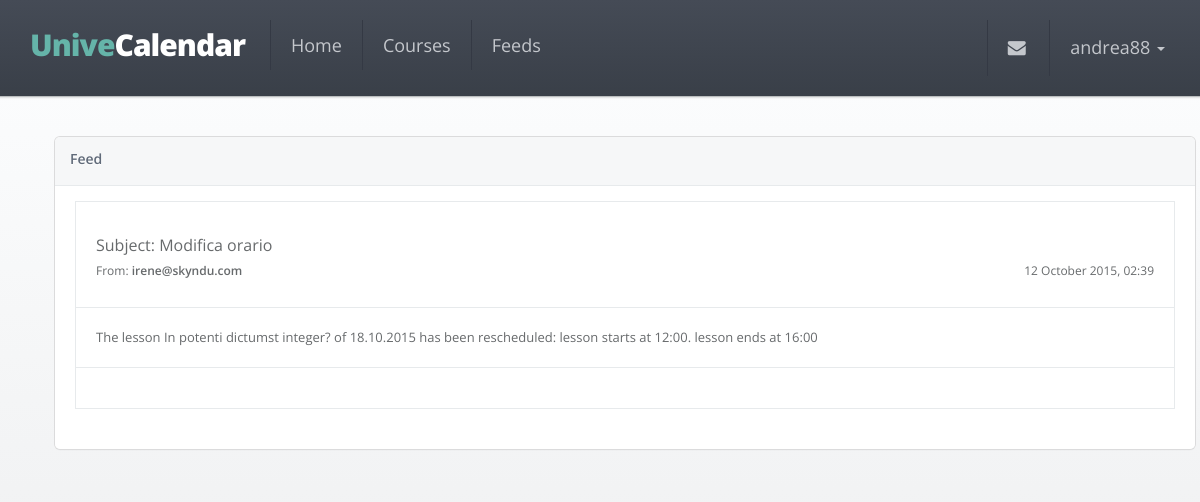
The page /feed/7 (signed in) on the database its author committed.
### app/models.py (models this page shows, shortened)
class User(UserMixin, db.Model):
    __tablename__ = 'users'
    id = db.Column(db.Integer, primary_key=True)
    email = db.Column(db.String(64), unique=True)
    username = db.Column(db.String(64), unique=True)
    password_hash = db.Column(db.String(128))
    confirmed = db.Column(db.Boolean, default=False)
    member_since = db.Column(db.DateTime(), default=datetime.utcnow)
    last_seen = db.Column(db.DateTime(), default=datetime.utcnow)
    avatar_hash = db.Column(db.String(32))
    telegram_chat_id = db.Column(db.String(64))
    courses = db.relationship('Course',
                              backref='user_id',
                              secondary=follows,
                              lazy='dynamic')
    feeds = db.relationship('Feed',
                            backref='user_id',
                            secondary=reads,
                            lazy='dynamic')
    @property
    def password(self):
        raise AttributeError('Not readable')
    def read(self, feed):
        if not self.has_read(feed):
            self.feeds.append(feed)
            db.session.add(feed)
            db.session.commit()
            return True
        return False
    def has_read(self, feed):
        return self.feeds.filter_by(id=feed.id).first() is not None
    def ping(self):
        self.last_seen = datetime.utcnow()
        db.session.add(self)

class Feed(db.Model):
    __tablename__ = 'feeds'
    id = db.Column(db.Integer, primary_key=True)
    title = db.Column(db.String(64))
    body = db.Column(db.Text)
    timestamp = db.Column(db.DateTime, index=True, default=datetime.utcnow)
    professor_id = db.Column(db.Integer, db.ForeignKey('professors.id'))
    users = db.relationship('User',
                            secondary=reads,
                            backref=db.backref('feed_id', lazy='dynamic'),
                            lazy='dynamic')
    @property
    def author(self):
        return self.professor.first_name + ' ' + self.professor.last_name
    @property
    def contact(self):
        return self.professor.email
    @property
    def gravatar(self):
        return self.professor.gravatar()

class Professor(db.Model):
    __tablename__ = 'professors'
    id = db.Column(db.Integer, primary_key=True)
    first_name = db.Column(db.String(64))
    last_name = db.Column(db.String(64))
    email = db.Column(db.String(64), unique=True)
    avatar_hash = db.Column(db.String(32))
    courses = db.relationship('Course',
                              backref='professor',
                              lazy='joined')
    feeds = db.relationship('Feed',
                            backref='professor',
                            lazy='dynamic')
    def gravatar(self, size=100, default='identicon', rating='g'):
        if request.is_secure:
            url = 'https://secure.gravatar.com/avatar'
        else:
            url = 'http://www.gravatar.com/avatar'
        hash = self.avatar_hash or hashlib.md5(
            self.email.encode('utf-8')).hexdigest()
        return '{url}/{hash}?s={size}&d={default}&r={rating}'.format(
            url=url, hash=hash, size=size, default=default, rating=rating)

### app/main/views.py (the view)
@main.route('/feed/<int:id>')
@login_required
def feed(id):
    feed = Feed.query.get_or_404(id)
    current_user.read(feed)
    return render_template('feed.html', feed=feed)

### app/auth/views.py (called while the page is built)
@auth.before_app_request
def before_request():
    if current_user.is_authenticated:
        current_user.ping()
        if not current_user.confirmed \
                and request.endpoint[:5] != 'auth.' \
                and request.endpoint != 'static':
            return redirect(url_for('auth.unconfirmed'))

### app/main/views.py (called while the page is built)
@babel.localeselector
def get_locale():
    return request.accept_languages.best_match(
        current_app.config['LANGUAGES'].keys())

@main.after_app_request
def after_request(response):
    for query in get_debug_queries():
        if query.duration >= current_app.config['SLOW_DB_QUERY_TIME']:
            current_app.logger.warning(
                'Slow query: %s\nParameters: %s\nDuration: %fs\nContext: %s\n'
                % (query.statement, query.parameters, query.duration,
                   query.context))
    return response

@main.before_request
@login_required
def before_request():
    g.unread = count_unread_feeds()
    g.latest = get_latest_feeds(3)
    g.locale = get_locale()

def user_feeds_query():
    if not current_user.courses.count():
        return
    professor_ids = set([c.professor_id for c in current_user.courses])
    return Feed.query.filter(Feed.professor_id.in_(professor_ids))

def get_latest_feeds(n=5):
    query = user_feeds_query()
    if query is not None:
        return query.order_by(Feed.timestamp.desc()).limit(n).all()

def count_unread_feeds():
    query = user_feeds_query()
    if query is not None:
        return query.filter(~Feed.users.contains(current_user)).count()

### app/models.py (called while the page is built)
@login_manager.user_loader
def load_user(user_id):
    return User.query.get(int(user_id))

### app/templates/feed.html (shortened to what this page needs)
{% extends 'base.html' %}
{% set active_page='Feed' %}
{% block content %}
    <div class="row">
        <div class="col-lg-12 animated fadeInRight">
            <div class="ibox float-e-margins">
                <div class="ibox-title">
                    <h5>{{ gettext('Feed') }}</h5>
                </div>
                <div class="ibox-content">
                    <div class="mail-box-header">
                        <div class="mail-tools tooltip-demo">
                            <h3>
                                <span class="font-noraml">{{ gettext('Subject:') }} {{ feed.title }} </span>
                            </h3>
                            <h5>
                                <span class="pull-right font-noraml">{{ moment(feed.timestamp).format('D MMMM YYYY, hh:mm ') }}</span>
                                <span class="font-noraml">{{ gettext('From: ') }} </span>{{ feed.contact }}
                            </h5>
                        </div>
                    </div>
                    <div class="mail-box">
                        <div class="mail-body">
                            {{ feed.body }}
                        </div>
                        <div class="mail-body text-right tooltip-demo">
                        </div>
                    </div>
                </div>
            </div>
        </div>
    </div>
{% endblock %}

### app/templates/base.html (shortened to what this page needs)
{% import "_macros.html" as macros %}
<!DOCTYPE html>
<html>
<head>
    {% block styles %}
        <link rel="stylesheet" href="https://maxcdn.bootstrapcdn.com/bootstrap/3.3.5/css/bootstrap.min.css" >
        <link rel="stylesheet" href="https://maxcdn.bootstrapcdn.com/font-awesome/4.4.0/css/font-awesome.min.css">
        <link href="{{ url_for('static', filename='css/animate.css') }}" rel="stylesheet">
        <link href="{{ url_for('static', filename='css/style.css') }}" rel="stylesheet">
    {% endblock %}
</head>
{% block body %}
    <body class="top-navigation">
    <div id="wrapper">
        <div id="page-wrapper" class="gray-bg">
            <div class="row border-bottom fancy-bg">
                <nav class="navbar navbar-static-top" role="navigation">
                    <div class="navbar-header">
                        <a href="{{ url_for('main.index') }}" class="navbar-brand" style="font-size: 30px">
                            <span class="text-navy">Unive</span>Calendar
                        </a>
                    </div>
                    <div class="navbar-collapse collapse" id="navbar">
                        {% set navigation_bar = [
                            (url_for('main.index'), 'home', 'Home'),
                            (url_for('main.courses'), 'courses', gettext('Courses')),
                            (url_for('main.feeds'), 'feeds', gettext('Feeds'))
                        ] -%}
                        <ul class="nav navbar-nav">
                            {% for href, id, caption in navigation_bar %}
                                <li{% if id == active_page %} class="active"{% endif %}>
                                    <a aria-expanded="false" role="button" href="{{ href|e }}">{{ caption|e }}
                                    </a>
                                </li>
                            {% endfor %}
                        </ul>
                        <ul class="nav navbar-top-links navbar-right">
                            <li class="dropdown">
                                <a class="dropdown-toggle count-info" data-toggle="dropdown" href="#">
                                    <i class="fa fa-envelope"></i>
                                </a>
                            </li>
                            <li class="dropdown">
                                <a aria-expanded="false" role="button" href="#" class="dropdown-toggle" data-toggle="dropdown">{{ current_user.username }} <span class="caret"></span></a>
                            </li>
                        </ul>
                    </div>
                </nav>
            </div>
            <div class="wrapper wrapper-content">
                <div class="container">
                    {% block content %}
                    {% endblock %}
                </div>
            </div>
        </div>
    </div>
    </body>
{% endblock %}
</html>

### rows shown on the page
User: username "andrea88"
Feed: title "Modifica orario", timestamp "12 October 2015, 02:39", body "The lesson In potenti dictumst integer? of 18.10.2015 has been rescheduled: lesson starts at 12:00. lesson ends at 16:00"
Professor: contact "irene@skyndu.com"

### other values the page prints
{{ caption|e }} "Home" "Courses" "Feeds"
{{ gettext('Feed') }} "Feed"
{{ gettext('Subject:') }} "Subject:"
{{ gettext('From: ') }} "From:"
